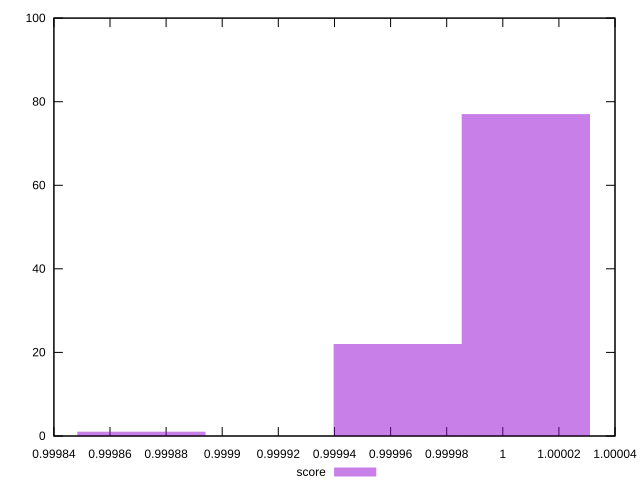

This chart was generated by the following gnuplot code:
reset
set terminal svg size 640, 490 enhanced background rgb 'white'
set output "reprap/max-potential-fid/samples/pages+cached+noexternal+noimg/score/histogram.svg"

$score <<EOF
1.0000082114765456 77
0.9999625344011572 22
0.9998711802503806 1
EOF

set key outside below
set boxwidth 0.00004567707538832255
set yrange [0:100]
set style fill transparent solid 0.5 noborder

plot \
  $score title "score" with boxes, \


reset
